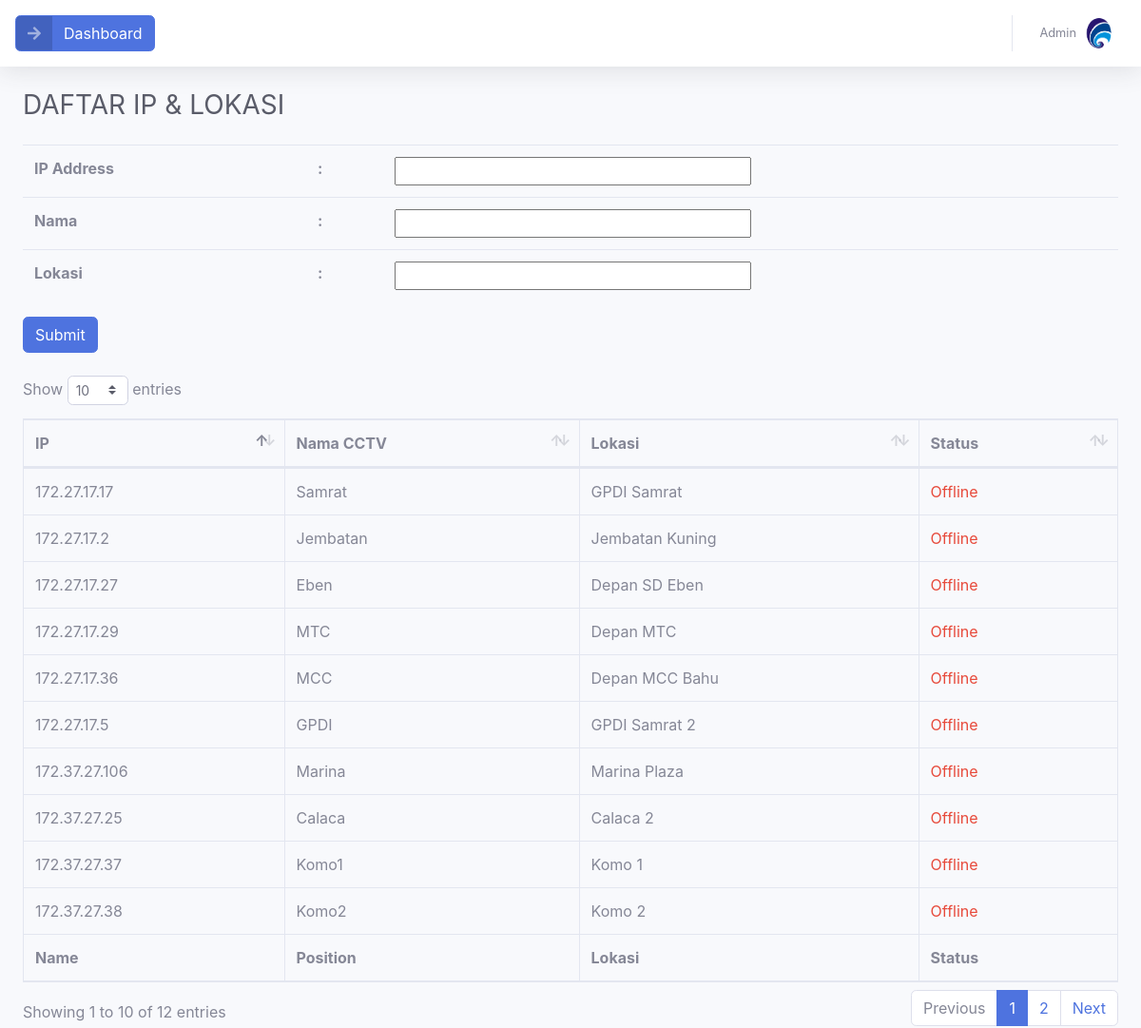
/index.php/Home, run on the app's committed database.
### tables this page shows
CREATE TABLE `cctv` (
  `ip` varchar(15) NOT NULL,
  `nama` varchar(50) NOT NULL,
  `lokasi` varchar(50) NOT NULL
);

### application/controllers/Home.php (called while the page is built, shortened)
<?php
class Home extends CI_Controller
{
    public function __construct()
    {
        $this->load->model('cctv');
    }
    public function index()
    {
        $recordCctv = $this->cctv->getDataCctv();
        $data['data_cctv'] = $recordCctv;
        $data['title'] =  "Daftar CCTV";
        $this->load->view('home/Home_view', $data);
    }
}

### index.php (called while the page is built, shortened)
<?php
require_once BASEPATH.'core/CodeIgniter.php';

### application/models/cctv.php (called while the page is built, shortened)
<?php
class cctv extends CI_Model
{
    public function getDataCctv()
    {
        $this->db->select('*');
        $this->db->from('cctv');
        $query = $this->db->get();
        return $query->result();
    }
}

### application/views/home/Home_view.php (the view, shortened to what this page needs)
<!DOCTYPE html>
<html lang="en">
<head>
    <link href="<?= base_url('assets/'); ?>vendor/fontawesome-free/css/all.min.css" rel="stylesheet" type="text/css">
    <link href="<?= base_url('assets/'); ?>css/sb-admin-2.min.css" rel="stylesheet">
    <link href="vendor/datatables/dataTables.bootstrap4.min.css" rel="stylesheet">
</head>
<body class="bg-gradient-primary" id="page-top">
    <div id="wrapper">
      <div id="content-wrapper" class="d-flex flex-column">
        <div id="content">
          <nav class="navbar navbar-expand navbar-light bg-white topbar mb-4 static-top shadow">
            <a href="<?= base_url('index.php/home/dashboard') ?>" class="btn btn-primary btn-icon-split">
                <span class="icon text-white-50">
                    <i class="fas fa-arrow-right rotate-90"></i>
                </span>
                <span class="text">Dashboard</span>
            </a>
            <ul class="navbar-nav ml-auto">
              <li class="nav-item dropdown no-arrow">
                <a class="nav-link dropdown-toggle" href="#" id="userDropdown" role="button" data-toggle="dropdown" aria-haspopup="true" aria-expanded="false">
                  <span class="mr-2 d-none d-lg-inline text-gray-600 small">Admin</span>
                  <img class="img-profile rounded-circle" src="assets/img/kominfo.png" />
                </a>
              </li>
            </ul>
          </nav>
           <div class="container-fluid">
            <div class="d-sm-flex align-items-center justify-content-between mb-4">
              <h1 class="h3 mb-0 text-gray-800">DAFTAR IP & LOKASI</h1>
            </div>
                <form class="form mb-4" action="<?= base_url('index.php/home/insertip') ?>" method="post">
                  <table class="table">
                        <tr>
                            <th>IP Address</th>
                            <th>:</th>
                            <th><input  type="text" name="ip" required style="width:50%;"></th>
                        </tr>
                        <tr">
                            <th>Nama</th>
                            <th>:</th>
                            <th><input type="text" name="nama" required style="width:50%;"></th>
                        <tr>
                            <th>Lokasi</th>
                            <th>:</th>
                            <th><input type="text" name="lokasi" required style="width:50%;"></th>
                        </tr>
                        </table>
                        <input class="btn btn-primary" type="submit">
                </form>
                <table id="tabelCCTV" class="table table-bordered" width="100%" cellspacing="0">
                      <thead>
                          <tr>
                              <th>IP</th>
                              <th>Nama CCTV</th>
                              <th>Lokasi</th>
                              <th>Status</th>
                          </tr>
                      </thead>
                      <tbody>
                          <?php
                                    foreach ($data_cctv as $row) {
                                    ?>
                                        <tr>
                                            <td><?php echo $row->ip ?></td>
                                            <td><?php echo $row->nama ?></td>
                                            <td><?php echo $row->lokasi ?></td>
                                              <?php
                                              $ip = $row->ip;
                                              $ping = exec("ping -n 1 $ip", $output, $status);
                                              if ($status === 0) {
                                                  echo '<td class="text text-success">Online</td>';
                                              } else {
                                                  echo '<td class="text text-danger">Offline</td>';
                                              }
                                              ?>
                                        </tr>
                                    <?php } ?>
                      </tbody>
                      <tfoot>
                          <tr>
                              <th>Name</th>
                              <th>Position</th>
                              <th>Lokasi</th>
                              <th>Status</th>
                          </tr>
                      </tfoot>
                  </table>
                    </div>
 </body>
 </html>

### data on the page
cctv: ip "172.27.17.17", nama "Samrat", lokasi "GPDI Samrat"
cctv: ip "172.27.17.2", nama "Jembatan", lokasi "Jembatan Kuning"
cctv: ip "172.27.17.27", nama "Eben", lokasi "Depan SD Eben"
cctv: ip "172.27.17.29", nama "MTC", lokasi "Depan MTC"
cctv: ip "172.27.17.36", nama "MCC", lokasi "Depan MCC Bahu"
cctv: ip "172.27.17.5", nama "GPDI", lokasi "GPDI Samrat 2"
cctv: ip "172.37.27.106", nama "Marina", lokasi "Marina Plaza"
cctv: ip "172.37.27.25", nama "Calaca", lokasi "Calaca 2"
cctv: ip "172.37.27.37", nama "Komo1", lokasi "Komo 1"
cctv: ip "172.37.27.38", nama "Komo2", lokasi "Komo 2"
